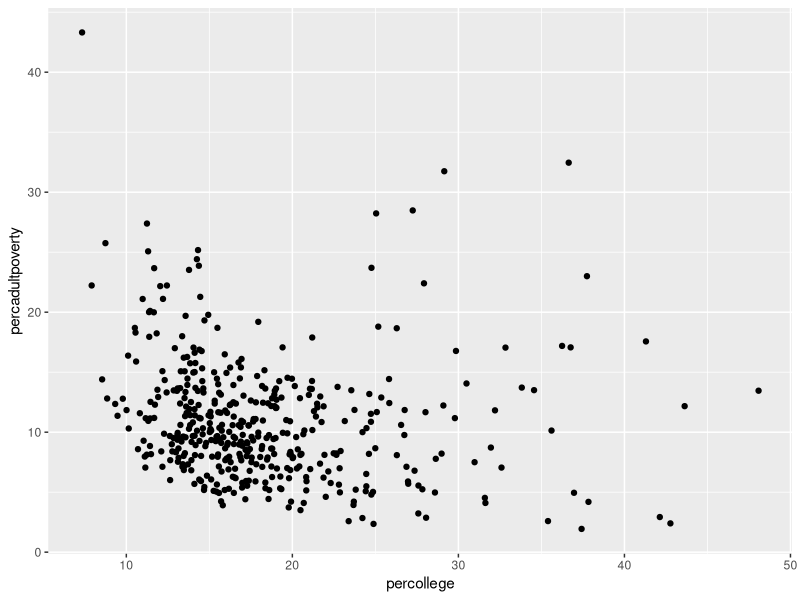
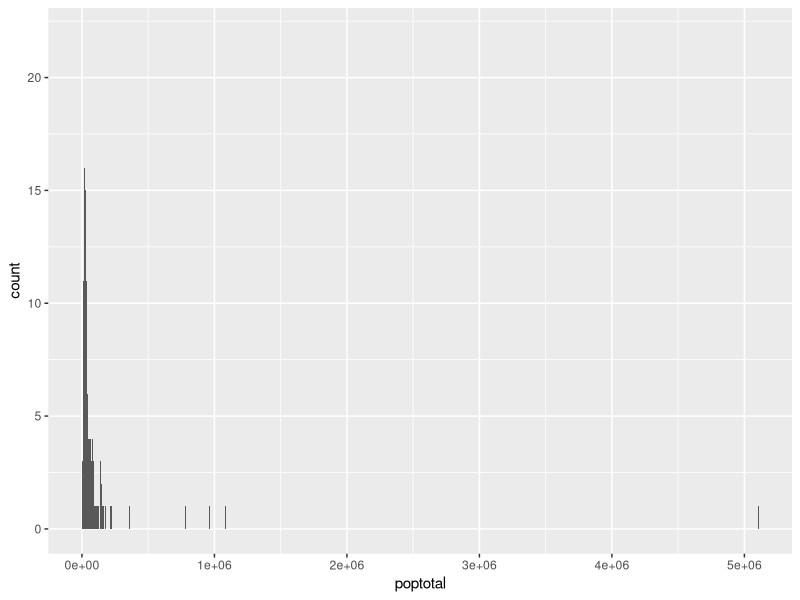
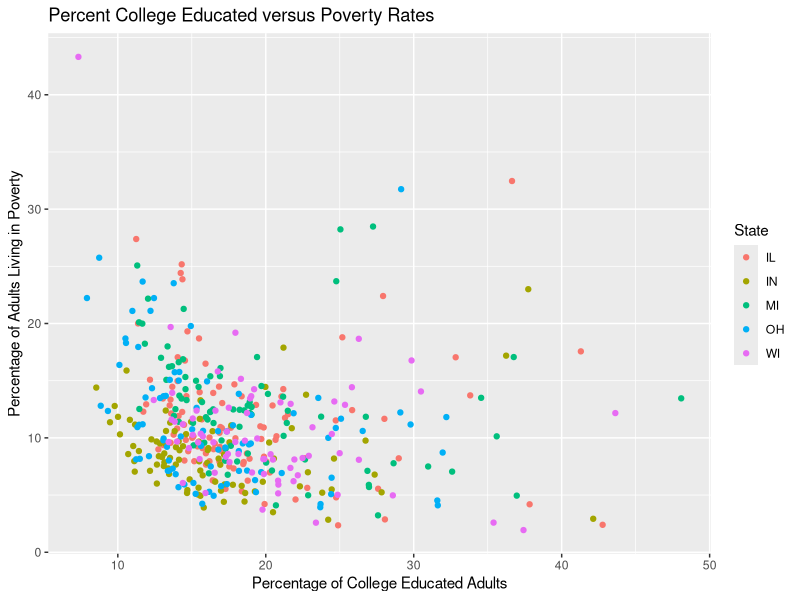

R code for these plots, in order:
## ---- chunk 1
#| warnings: false
library("ggplot2")

# TODO: load file

## ---- chunk 2
# scatter plot with x and y
ggplot(data = midwest) +
  geom_point(mapping = aes(x = percollege, y = percadultpoverty))

## ---- chunk 3
# histogram
ggplot(data = midwest) +
  geom_histogram(
    aes(x = poptotal), 
    binwidth = 2000
  )
## ---- chunk 4
ggplot(data = midwest) +
  geom_point(
    mapping = aes(
      x = percollege, 
      y = percadultpoverty,
      color = state)
  ) +
  labs(
    title = "Percent College Educated versus Poverty Rates", # plot title
    x = "Percentage of College Educated Adults", # x-axis label
    y = "Percentage of Adults Living in Poverty", # y-axis label
    color = "State" # Legend label for the "color" property
  )

## ---- chunk 5
num_counties = nrow(midwest)
